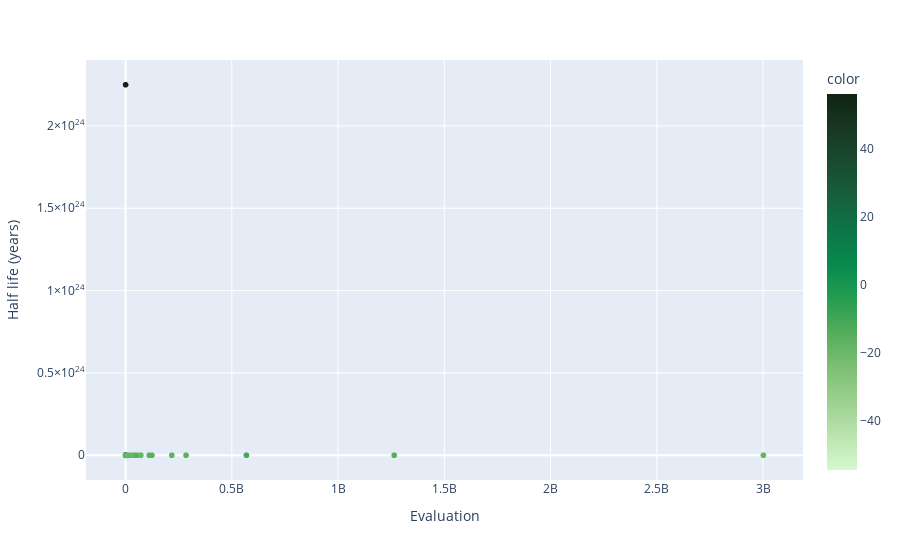

Source (notebook cell):
### Code cell
px.scatter(power_density_df, x = 'Evaluation', y = 'Half life (years)', hover_name = 'Isotope', 
            color = e_t_dict['Half life (log(years))'], color_continuous_scale = 'algae')

### Figure 1 — Plotly figure (JSON) as saved in the notebook; plotly's stock layout.template omitted (floating-point values rounded to 4 significant figures; data arrays with more than 128 entries replaced by an {"elided": "..."} marker saying what was removed)
{"data": [{"hovertemplate": "<b>%{hovertext}</b><br><br>Evaluation=%{x}<br>Half life (years)=%{y}<br>color=%{marker.color}<extra></extra>", "hovertext": {"elided": "3558 str values"}, "legendgroup": "", "marker": {"color": {"elided": "3558 float values"}, "coloraxis": "coloraxis", "symbol": "circle"}, "mode": "markers", "name": "", "showlegend": false, "type": "scattergl", "x": {"elided": "3558 float values"}, "xaxis": "x", "y": {"elided": "3558 mixed values"}, "yaxis": "y"}], "layout": {"coloraxis": {"colorbar": {"title": {"text": "color"}}, "colorscale": [[0, "rgb(214, 249, 207)"], [0.09091, "rgb(186, 228, 174)"], [0.1818, "rgb(156, 209, 143)"], [0.2727, "rgb(124, 191, 115)"], [0.3636, "rgb(85, 174, 91)"], [0.4545, "rgb(37, 157, 81)"], [0.5455, "rgb(7, 138, 78)"], [0.6364, "rgb(13, 117, 71)"], [0.7273, "rgb(23, 95, 61)"], [0.8182, "rgb(25, 75, 49)"], [0.9091, "rgb(23, 55, 35)"], [1, "rgb(17, 36, 20)"]]}, "legend": {"tracegroupgap": 0}, "margin": {"t": 60}, "xaxis": {"anchor": "y", "domain": [0, 1], "title": {"text": "Evaluation"}}, "yaxis": {"anchor": "x", "domain": [0, 1], "title": {"text": "Half life (years)"}}}}
